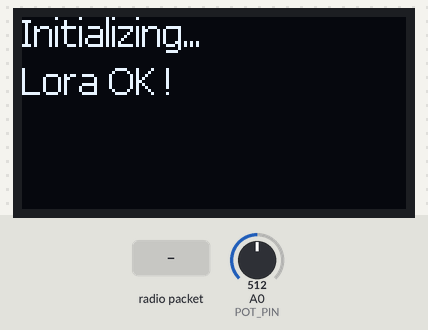
This sketch was run on a simulated Arduino Zero (SAMD21). Parts: 128×64 one-colour display. Inputs (shaded band) come from the test bench; at power-on: A0 (POT_PIN) = 512 (analog values on the 0–1023 scale). No radio packets arrive unless stated; what the sketch prints to the serial monitor is not drawn.

Above: at 0.17 s.
At 1.3 s:
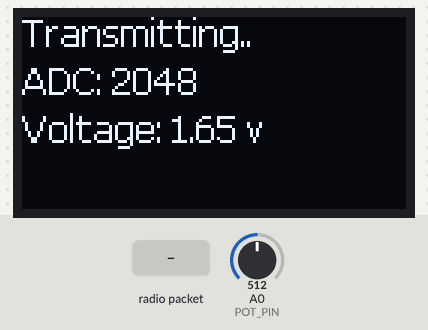
1.4 s: radio packet "2" arrives
Timing chart, 0 to 4.4 s (numbered marks = the images above; inputs shaded):
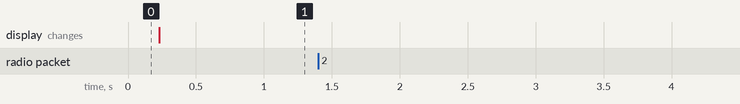

The sketch:

lora2_prk2_STA1_POTENSIO_Duplex.ino
```cpp
//by : Nyoman Yudi Kurniawan
//for : TRSE - Undiksha - 2025
//www.aisi555.com

#include <SPI.h>
#include <LoRa.h>
#include "SSD1306Ascii.h"
#include "SSD1306AsciiWire.h"

// OLED settings
#define I2C_ADDRESS 0x3C
#define RST_PIN -1

SSD1306AsciiWire display;

// LoRa pins
#define LORA_CS_PIN 10
#define LORA_RST_PIN 9
#define LORA_DIO0_PIN 2

// Potentiometer pin
#define POT_PIN A0
#define REFERENCE_VOLTAGE 3.3

bool isTransmitMode = true; // Start in transmit mode
unsigned long lastSwitchTime = 0;
bool waitForTransmit = false; // Flag to wait before switching to transmit mode

void setup() {
  Serial.begin(9600);
  while (!Serial); // Wait for serial monitor

    // Configure ADC reference voltage
  analogReference(EXTERNAL); // Use external reference voltage (3.3V)

  // Set ADC resolution to 12 bits
  analogReadResolution(12);


  Wire.begin();
  Wire.setClock(400000L);

  display.begin(&Adafruit128x64, I2C_ADDRESS);


  display.setFont(Verdana12);
  display.clear();
  display.println("Initializing...");


  // Initialize LoRa
  SPI.begin();
  LoRa.setPins(LORA_CS_PIN, LORA_RST_PIN, LORA_DIO0_PIN);
  if (!LoRa.begin(433E6)) {
    Serial.println("LoRa initialization failed!");
    while (1);
  }
  Serial.println("LoRa initialized successfully.");

  display.println("Lora OK !");
}

void loop() {
  unsigned long currentTime = millis();

  if (isTransmitMode) {
    // Transmit mode: Read potentiometer and send data
    int adcValue = analogRead(POT_PIN);
    float voltage = (adcValue / 4095.0) * REFERENCE_VOLTAGE;

    Serial.print("Sending ADC: ");
    Serial.print(adcValue);
    Serial.print(", Voltage: ");
    Serial.print(voltage);
    Serial.println(" v");

    LoRa.beginPacket();
    LoRa.print("ADC:");
    LoRa.print(adcValue);
    LoRa.print(",Voltage:");
    LoRa.print(voltage);
    LoRa.endPacket();

    // Update OLED with transmitted data
    display.clear();
    display.println("Transmitting..");
    display.print("ADC: ");
    display.println(adcValue);
    display.print("Voltage: ");
    display.print(voltage);
    display.println(" v");

    // Switch to receive mode immediately after transmitting
    isTransmitMode = false;
  } else {
    // Receive mode: Listen for incoming data
    int packetSize = LoRa.parsePacket();
    if (packetSize) {
      String incomingData = "";
      while (LoRa.available()) {
        incomingData += (char)LoRa.read();
      }
      // Get RSSI
      int rssi = LoRa.packetRssi();

      Serial.print("Incoming Data: ");
      Serial.println(incomingData);


     // Parse temperature and humidity as integers
    int tempInt = 0, humidityInt = 0;
    int parsed = sscanf(incomingData.c_str(), "Temp:%d,Humidity:%d", &tempInt, &humidityInt);

    if (parsed == 2) { // Ensure both values were parsed successfully
      // Convert integers back to floats
      float temperature = tempInt / 100.0;
      float humidity = humidityInt / 100.0;

      Serial.print("Parsed Temperature: ");
      Serial.print(temperature);
      Serial.print(" °C, Humidity: ");
      Serial.print(humidity);
      Serial.print(" %, RSSI: ");
      Serial.print(rssi);
      Serial.println(" dBm");

            // Update OLED with received data
      display.clear();
      display.println("Receiving...");
      display.print("Temp: ");
      display.print(temperature);
      display.println(" C");
      display.print("Humidity: ");
      display.print(humidity);
      display.println(" %");
      display.print("RSSI: ");
      display.print(rssi);
      display.println(" dBm");


    } else {
      Serial.println("Failed to parse data!");
    }


      // Set flag to wait for 5 seconds before switching to transmit mode
      waitForTransmit = true;
      lastSwitchTime = currentTime;
    }

    // Check if 5 seconds have passed since receiving data
    if (waitForTransmit && (currentTime - lastSwitchTime >= 5000)) {
      isTransmitMode = true; // Switch to transmit mode
      waitForTransmit = false; // Reset flag
    }
  }
}
```

Measured:
- after the input at 1.4 s, every drawn part: stays the same
